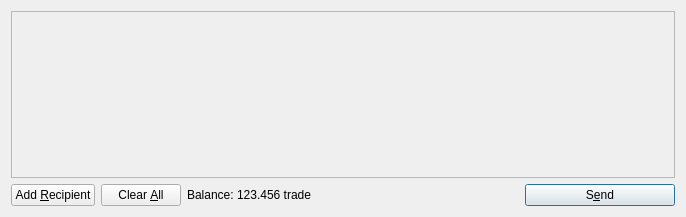
<?xml version="1.0" encoding="UTF-8"?>
<ui version="4.0">
 <class>SendCoinsDialog</class>
 <widget class="QDialog" name="SendCoinsDialog">
  <property name="geometry">
   <rect>
    <x>0</x>
    <y>0</y>
    <width>686</width>
    <height>217</height>
   </rect>
  </property>
  <property name="windowTitle">
   <string>Send Coins</string>
  </property>
  <layout class="QVBoxLayout" name="verticalLayout">
   <item>
    <widget class="QScrollArea" name="scrollArea">
     <property name="widgetResizable">
      <bool>true</bool>
     </property>
     <widget class="QWidget" name="scrollAreaWidgetContents">
      <property name="geometry">
       <rect>
        <x>0</x>
        <y>0</y>
        <width>666</width>
        <height>165</height>
       </rect>
      </property>
      <layout class="QVBoxLayout" name="verticalLayout_2">
       <property name="margin">
        <number>0</number>
       </property>
       <item>
        <layout class="QVBoxLayout" name="entries">
         <property name="spacing">
          <number>6</number>
         </property>
        </layout>
       </item>
       <item>
        <spacer name="verticalSpacer">
         <property name="orientation">
          <enum>Qt::Vertical</enum>
         </property>
         <property name="sizeHint" stdset="0">
          <size>
           <width>20</width>
           <height>40</height>
          </size>
         </property>
        </spacer>
       </item>
      </layout>
     </widget>
    </widget>
   </item>
   <item>
    <layout class="QHBoxLayout" name="horizontalLayout">
     <item>
      <widget class="QPushButton" name="addButton">
       <property name="toolTip">
        <string>Send to multiple recipients at once</string>
       </property>
       <property name="text">
        <string>Add &amp;Recipient</string>
       </property>
       <property name="icon">
        <iconset resource="../bitcoin.qrc">
         <normaloff>:/icons/add</normaloff>:/icons/add</iconset>
       </property>
       <property name="autoDefault">
        <bool>false</bool>
       </property>
      </widget>
     </item>
     <item>
      <widget class="QPushButton" name="clearButton">
       <property name="sizePolicy">
        <sizepolicy hsizetype="Minimum" vsizetype="Fixed">
         <horstretch>0</horstretch>
         <verstretch>0</verstretch>
        </sizepolicy>
       </property>
       <property name="toolTip">
        <string>Remove all transaction fields</string>
       </property>
       <property name="text">
        <string>Clear &amp;All</string>
       </property>
       <property name="icon">
        <iconset resource="../bitcoin.qrc">
         <normaloff>:/icons/remove</normaloff>:/icons/remove</iconset>
       </property>
       <property name="autoRepeatDelay">
        <number>300</number>
       </property>
       <property name="autoDefault">
        <bool>false</bool>
       </property>
      </widget>
     </item>
     <item>
      <layout class="QHBoxLayout" name="horizontalLayout_2">
       <property name="spacing">
        <number>3</number>
       </property>
       <item>
        <widget class="QLabel" name="label">
         <property name="text">
          <string>Balance:</string>
         </property>
        </widget>
       </item>
       <item>
        <widget class="QLabel" name="labelBalance">
         <property name="cursor">
          <cursorShape>IBeamCursor</cursorShape>
         </property>
         <property name="text">
          <string>123.456 trade</string>
         </property>
         <property name="textInteractionFlags">
          <set>Qt::LinksAccessibleByMouse|Qt::TextSelectableByKeyboard|Qt::TextSelectableByMouse</set>
         </property>
        </widget>
       </item>
      </layout>
     </item>
     <item>
      <spacer name="horizontalSpacer">
       <property name="orientation">
        <enum>Qt::Horizontal</enum>
       </property>
       <property name="sizeHint" stdset="0">
        <size>
         <width>40</width>
         <height>20</height>
        </size>
       </property>
      </spacer>
     </item>
     <item>
      <widget class="QPushButton" name="sendButton">
       <property name="minimumSize">
        <size>
         <width>150</width>
         <height>0</height>
        </size>
       </property>
       <property name="toolTip">
        <string>Confirm the send action</string>
       </property>
       <property name="text">
        <string>S&amp;end</string>
       </property>
       <property name="icon">
        <iconset resource="../bitcoin.qrc">
         <normaloff>:/icons/send</normaloff>:/icons/send</iconset>
       </property>
       <property name="default">
        <bool>true</bool>
       </property>
      </widget>
     </item>
    </layout>
   </item>
  </layout>
 </widget>
 <resources>
  <include location="../bitcoin.qrc"/>
 </resources>
 <connections/>
</ui>
